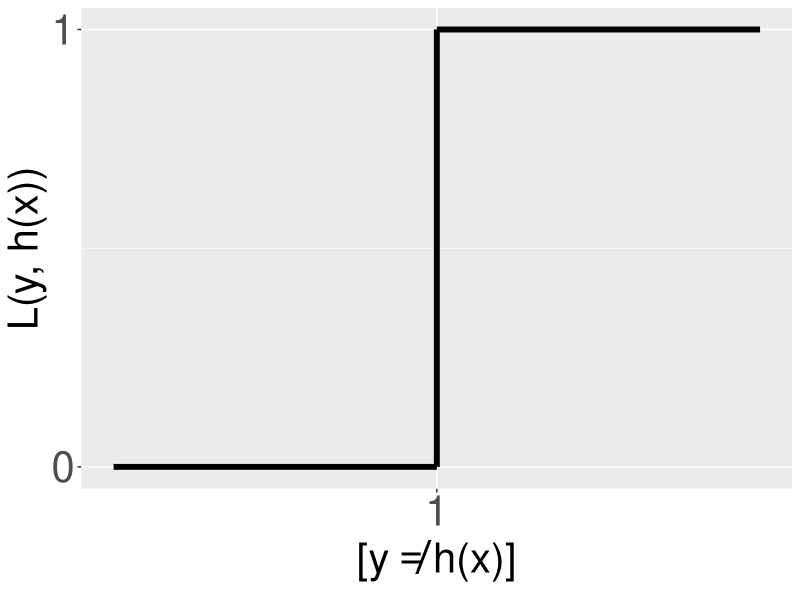

The R script that drew this image:
# PREREQ -----------------------------------------------------------------------

library(knitr)
library(ggplot2)

options(digits = 3, 
        width = 65, 
        str = strOptions(strict.width = "cut", vec.len = 3))

# DATA -------------------------------------------------------------------------

my_df <- data.frame(
  x_1 = -1, 
  x_2 = 1, 
  x_3 = 3, 
  y_1 = 1, 
  y_2 = 0 )

# PLOT -------------------------------------------------------------------------

p <- ggplot(my_df) +
  geom_segment(aes(x = x_1, xend = x_2, y = y_2, yend = y_2), size = 2L) +
  geom_segment(aes(x = x_2, xend = x_2, y = y_1, yend = y_2), size = 2L) +
  geom_segment(aes(x = x_2, xend = x_3, y = y_1, yend = y_1), size = 2L) +
  xlab(as.expression(bquote("[y" != "h(x)]"))) +
  ylab("L(y, h(x))") + 
  scale_y_continuous(breaks = seq(0L, 1L, by = 1L)) +
  scale_x_continuous(breaks = c(1L)) +
  theme(
    axis.text = element_text(size = 30L),
    axis.title = element_text(size = 30L))

ggsave("../figure/zero-one-loss.pdf", p, width = 8, height = 4)
dev.off()
